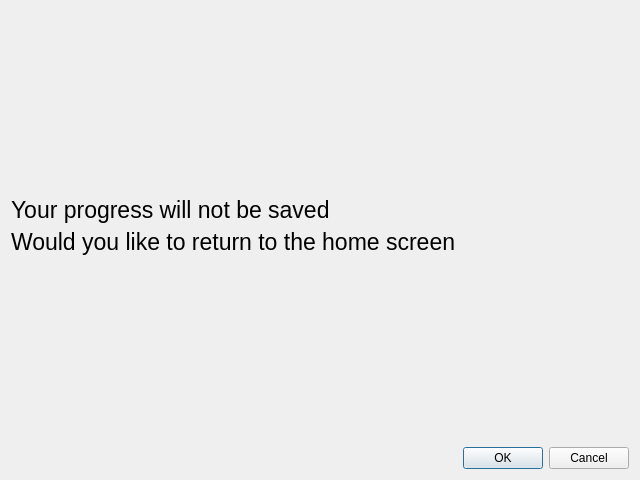
<?xml version="1.0" encoding="UTF-8"?>
<ui version="4.0">
 <class>DialogReturn</class>
 <widget class="QDialog" name="DialogReturn">
  <property name="geometry">
   <rect>
    <x>0</x>
    <y>0</y>
    <width>640</width>
    <height>480</height>
   </rect>
  </property>
  <property name="windowTitle">
   <string>Dialog</string>
  </property>
  <layout class="QVBoxLayout" name="verticalLayout">
   <item>
    <spacer name="verticalSpacer_2">
     <property name="orientation">
      <enum>Qt::Orientation::Vertical</enum>
     </property>
     <property name="sizeHint" stdset="0">
      <size>
       <width>20</width>
       <height>40</height>
      </size>
     </property>
    </spacer>
   </item>
   <item>
    <widget class="QLabel" name="label">
     <property name="styleSheet">
      <string notr="true">QLabel{
qproperty-alignment: 'AlignCenter';
font-size: 23px
}</string>
     </property>
     <property name="text">
      <string>Your progress will not be saved</string>
     </property>
    </widget>
   </item>
   <item>
    <widget class="QLabel" name="label_2">
     <property name="styleSheet">
      <string notr="true">QLabel{
qproperty-alignment: 'AlignCenter';
font-size: 23px

}</string>
     </property>
     <property name="text">
      <string>Would you like to return to the home screen </string>
     </property>
    </widget>
   </item>
   <item>
    <spacer name="verticalSpacer">
     <property name="orientation">
      <enum>Qt::Orientation::Vertical</enum>
     </property>
     <property name="sizeHint" stdset="0">
      <size>
       <width>20</width>
       <height>40</height>
      </size>
     </property>
    </spacer>
   </item>
   <item>
    <widget class="QDialogButtonBox" name="buttonBox">
     <property name="orientation">
      <enum>Qt::Orientation::Horizontal</enum>
     </property>
     <property name="standardButtons">
      <set>QDialogButtonBox::StandardButton::Cancel|QDialogButtonBox::StandardButton::Ok</set>
     </property>
    </widget>
   </item>
  </layout>
 </widget>
 <resources/>
 <connections>
  <connection>
   <sender>buttonBox</sender>
   <signal>accepted()</signal>
   <receiver>DialogReturn</receiver>
   <slot>accept()</slot>
   <hints>
    <hint type="sourcelabel">
     <x>248</x>
     <y>254</y>
    </hint>
    <hint type="destinationlabel">
     <x>157</x>
     <y>274</y>
    </hint>
   </hints>
  </connection>
  <connection>
   <sender>buttonBox</sender>
   <signal>rejected()</signal>
   <receiver>DialogReturn</receiver>
   <slot>reject()</slot>
   <hints>
    <hint type="sourcelabel">
     <x>316</x>
     <y>260</y>
    </hint>
    <hint type="destinationlabel">
     <x>286</x>
     <y>274</y>
    </hint>
   </hints>
  </connection>
 </connections>
</ui>
